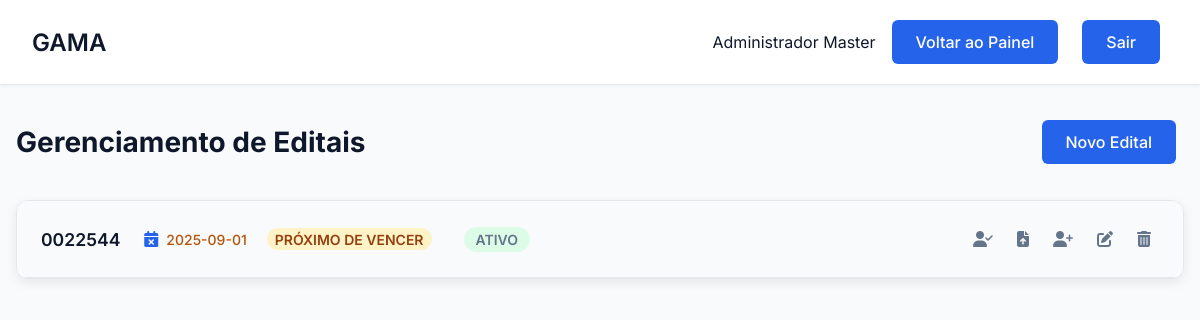
The app's page /edital/painel (signed in) with its own data.
### tables this page shows
CREATE TABLE Edital (
        id_edital INTEGER PRIMARY KEY AUTOINCREMENT,
        numero_edital TEXT NOT NULL UNIQUE,
        data_edital DATE NOT NULL,
        data_publicacao DATE NOT NULL,
        vencimento_edital DATE NOT NULL,
        prazo_prorrogacao INTEGER,
        status TEXT NOT NULL CHECK (status IN ('ativo', 'inativo', 'prorrogado'))
    );

### gama/routes/edital_routes.py (the view)
@edital_bp.route('/painel')
def painel():
    if not check_admin():
        flash('Acesso negado. Apenas administradores podem gerenciar editais.', 'error')
        return redirect(url_for('auth.login'))
    editais_raw = Edital.get_all()
    editais_com_status_vencimento = []
    hoje = date.today()
    tres_meses_frente = hoje + timedelta(days=90)
    for edital_tuple in editais_raw:
        edital_lista = list(edital_tuple)
        status_vencimento = 'ok'
        try:
            data_vencimento = datetime.strptime(edital_lista[4], '%Y-%m-%d').date()
            if data_vencimento < hoje:
                status_vencimento = 'vencido'
            elif hoje <= data_vencimento <= tres_meses_frente:
                status_vencimento = 'proximo'
        except (ValueError, TypeError):
            pass
        edital_lista.append(status_vencimento)
        editais_com_status_vencimento.append(edital_lista)
    candidatos_agrupados = {}
    candidatos_simples = {}
    for edital in editais_com_status_vencimento:
        todos_candidatos_do_edital = Candidato.get_by_edital(edital[0])
        candidatos_simples[edital[0]] = todos_candidatos_do_edital
        candidatos_agrupados_por_cargo = defaultdict(list)
        for candidato in todos_candidatos_do_edital:
            nome_cargo = candidato[11]
            candidatos_agrupados_por_cargo[nome_cargo].append(candidato)
        candidatos_agrupados[edital[0]] = dict(sorted(candidatos_agrupados_por_cargo.items()))
    return render_template(
        'edital.html',
        nome=session.get('nome'),
        editais=editais_com_status_vencimento,
        candidatos_por_edital_agrupado=candidatos_agrupados,
        candidatos_por_edital_simples=candidatos_simples
    )

### app.py (called while the page is built)
@app.before_request
def make_session_permanent():
    session.permanent = True

### gama/database/database.py (called while the page is built)
def conectar():
    diretorio_db = "gama/database"
    if not os.path.exists(diretorio_db):
        os.makedirs(diretorio_db)
    return sqlite3.connect(f"{diretorio_db}/editais.db")

### gama/models/edital.py (called while the page is built)
    @staticmethod
    def get_all():
        conn = conectar()
        cursor = conn.cursor()
        try:
            cursor.execute("SELECT * FROM Edital ORDER BY data_publicacao DESC")
            return cursor.fetchall()
        except sqlite3.Error as e:
            print(f"Erro ao buscar editais: {e}")
            return []
        finally:
            conn.close()

    @staticmethod
    def get_by_edital(id_edital):
        conn = conectar()
        cursor = conn.cursor()
        try:
            query = """
                SELECT cand.*, carg.nome_cargo
                FROM Candidato cand
                JOIN Cargo carg ON cand.id_cargo = carg.id_cargo
                WHERE cand.id_edital = ?
                ORDER BY cand.classificacao ASC
            """
            cursor.execute(query, (id_edital,))
            return cursor.fetchall()
        finally:
            conn.close()

### gama/routes/edital_routes.py (called while the page is built)
def check_admin():
    return 'usuario_id' in session and session.get('tipo') == 'administrador'

### gama/templates/edital.html (shortened to what this page needs)
<!DOCTYPE html>
<html lang="pt-BR">
<head>
    <link rel="stylesheet" href="{{ url_for('static', filename='css/estilo.css') }}">
    <link rel="stylesheet" href="{{ url_for('static', filename='css/dashboard.css') }}">
    <link rel="stylesheet" href="{{ url_for('static', filename='css/gerenciar_editais.css') }}">
    <link rel="stylesheet" href="https://cdnjs.cloudflare.com/ajax/libs/font-awesome/6.5.0/css/all.min.css">
</head>
<body>
    <div class="dashboard">
        <header class="dashboard-header">
            <nav class="dashboard-nav container">
                <h1 class="dashboard-title">GAMA</h1>
                <div class="dashboard-user">
                    <span>{{ session.get('nome') }}</span>
                    {% if session.get('tipo') == 'administrador' %}
                        <a href="{{ url_for('admin.painel_admin') }}" class="btn btn-secondary">Voltar ao Painel</a>
                    {% else %}
                        <a href="#" class="btn btn-secondary">Voltar ao Painel</a>
                    {% endif %}
                    <a href="{{ url_for('auth.logout') }}" class="btn btn-primary">Sair</a>
                </div>
            </nav>
        </header>
        <main class="dashboard-content container">
            <div class="section-header">
                <h2 class="page-title">Gerenciamento de Editais</h2>
                <button class="btn btn-primary" onclick="openEditalModal(null)">
                     Novo Edital
                </button>
            </div>
            {% for edital in editais %}
            <div class="edital-card" id="edital-{{ edital[0] }}">
                <div class="edital-header" onclick="toggleEditalBody('{{ edital[0] }}')">
                    <div class="edital-info">
                        <strong>{{ edital[1] }}</strong>
                        {% set status_vencimento = edital[7] %}
                        <span class="status-vencimento {{ status_vencimento }}" title="Data de Vencimento">
                            <i class="fas fa-calendar-times"></i> {{ edital[4] }}
                            {% if status_vencimento == 'proximo' %}
                                <span class="aviso-lateral proximo">Próximo de vencer</span>
                            {% elif status_vencimento == 'vencido' %}
                                <span class="aviso-lateral vencido">Vencido</span>
                            {% endif %}
                        </span>
                        <span title="Status">
                            {% if edital[6] == 'ativo' %}
                                <span class="badge badge-success">Ativo</span>
                            {% elif edital[6] == 'inativo' %}
                                <span class="badge badge-danger">Inativo</span>
                            {% else %}
                                <span class="badge badge-warning">Prorrogado</span>
                            {% endif %}
                        </span>
                    </div>
                    <div class="actions">
                        <button class="icon-button" title="Nomear em Lote" onclick="event.stopPropagation(); openNomearLoteModal({{ edital[0] }});">
                            <i class="fas fa-user-check"></i>
                        </button>
                        <button class="icon-button" title="Adicionar em Lote" onclick="event.stopPropagation(); openLoteModal({{ edital[0] }});">
                            <i class="fas fa-file-upload"></i>
                        </button>
                        <button class="icon-button" title="Adicionar Candidato" onclick="event.stopPropagation(); openCandidatoModal(null, {{ edital[0] }});"><i class="fas fa-user-plus"></i></button>
                        <button class="icon-button" title="Editar Edital"
                                data-edital='{{ edital|tojson }}'
                                onclick="event.stopPropagation(); openEditalModal(this)">
                            <i class="fas fa-edit"></i>
                        </button>
                        <form action="{{ url_for('edital.remover_edital', id_edital=edital[0]) }}" method="POST" onsubmit="return confirm('Atenção! Remover este edital também removerá todos os seus cargos e candidatos. Deseja continuar?');" style="display: inline;">
                            <button type="submit" class="icon-button" title="Remover Edital"><i class="fas fa-trash-alt"></i></button>
                        </form>
                    </div>
                </div>
            </div>
            {% else %}
                <div class="empty-state">
                    <i class="fas fa-file-excel"></i>
                    <p>Nenhum edital encontrado. Comece adicionando um novo.</p>
                </div>
            {% endfor %}
        </main>
    </div>
</body>
</html>

### gama/static/css/estilo.css (style rules this page uses)
* { margin: 0; padding: 0; box-sizing: border-box; font-family: 'Inter', sans-serif; }
:root { --primary: #2563eb; --primary-dark: #4338ca; --secondary: #64748b; --danger: #ef4444; --success: #22c55e; --background: #f8fafc; --surface: #ffffff; --text: #0f172a; --text-light: #64748b; --primary-light: #93c5fd; --secondary: #2563eb; --accent: #10b981; --card-bg: #ffffff; }
body { background-color: var(--background); color: var(--text); min-height: 100vh; }
.container { max-width: 1200px; margin: 0 auto; padding: 0 1rem; }
.btn { display: inline-flex; align-items: center; justify-content: center; padding: 0.75rem 1.5rem; margin-right: 0.5rem; margin-top: 0.25rem; margin-bottom: 0.25rem; background-color: var(--primary); color: white; font-size: 1rem; font-weight: 500; border-radius: 6px; cursor: pointer; transition: all 0.2s; border: none; text-decoration: none; }
.btn-primary { background-color: var(--primary); color: white; }
.dashboard-content { padding: 2rem; }
.btn-secondary { background-color: var(--secondary); color: white; }

### gama/static/css/dashboard.css (style rules this page uses)
.dashboard { min-height: 100vh; display: grid; grid-template-rows: auto 1fr; }
.dashboard-header { background: var(--surface); padding: 1rem; box-shadow: 0 1px 3px 0 rgb(0 0 0 / 0.1); margin-bottom: 2rem; }
.dashboard-nav { display: flex; justify-content: space-between; align-items: center; }
.container { max-width: 1200px; margin: 0 auto; padding: 0 1rem; }
.dashboard-title { font-size: 1.5rem; font-weight: 600; }
.dashboard-user { display: flex; align-items: center; gap: 1rem; }

### gama/static/css/gerenciar_editais.css (style rules this page uses)
.page-title { font-weight: 700; color: var(--text); font-size: 1.75rem; }
.section-header { display: flex; justify-content: space-between; align-items: center; margin-bottom: 2rem; }
.edital-card { background: var(--surface); border-radius: 12px; box-shadow: 0 4px 12px rgba(0, 0, 0, 0.08); margin-bottom: 1.5rem; overflow: hidden; border: 1px solid #e5e7eb; transition: box-shadow 0.3s ease; }
.edital-header { background: #f9fafb; padding: 1.25rem 1.5rem; border-bottom: 1px solid #e5e7eb; display: flex; align-items: center; justify-content: space-between; cursor: pointer; gap: 1rem; flex-wrap: wrap; }
.edital-info { display: flex; gap: 1.5rem; flex-wrap: wrap; align-items: center; flex-grow: 1; }
.edital-info strong { font-size: 1.1rem; font-weight: 600; color: var(--text); }
.edital-info span { display: flex; align-items: center; gap: 0.5rem; font-size: 0.875rem; color: var(--text-light); }
.edital-info i { color: var(--primary); font-size: 1rem; }
.badge { font-size: 0.75rem; padding: 0.25rem 0.75rem; border-radius: 9999px; font-weight: 600; text-transform: uppercase; margin-left: 0.5rem; }
.badge-success { background: #dcfce7; color: #166534; }
.actions { display: flex; gap: 0.5rem; align-items: center; }
.icon-button { background: none; border: none; color: var(--text-light); cursor: pointer; font-size: 1rem; padding: 0.5rem; transition: color 0.2s; }
.status-vencimento { display: flex; align-items: center; }
.status-vencimento.proximo { color: #b45309; font-weight: 500; }
.aviso-lateral { font-size: 0.75rem; font-weight: 600; margin-left: 0.75rem; padding: 0.15rem 0.5rem; border-radius: 9999px; text-transform: uppercase; white-space: nowrap; }
.aviso-lateral.proximo { background-color: #fef3c7; color: #92400e; }

### records on screen
Edital: numero_edital "0022544", vencimento_edital "2025-09-01", status "ATIVO"

### other values on screen
{{ session.get('nome') }} "Administrador Master"
